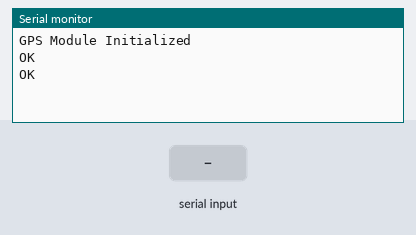
Recording of a sketch running on a simulated Arduino Uno, built with avr-gcc and run on an emulated ATmega328P. Parts: the last lines printed to the serial monitor. Inputs (shaded band) come from the test bench. The modem accepts every AT command (registered, SIM ready, sends succeed) and sends nothing else.

Above: at 7.2 s.
7.3 s: "$GPRMC\n" received over Serial
At 8.2 s:
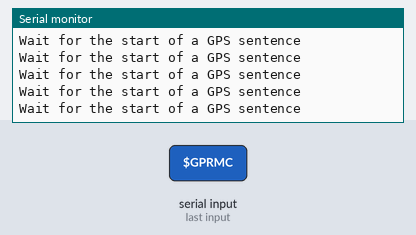
9.2 s: "$GPRMC90\n" received over Serial
At 12.0 s:
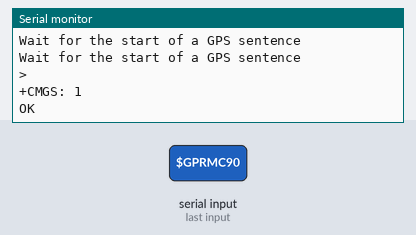
12.2 s: "$GPRMC\n" received over the second serial link
At 13.4 s:
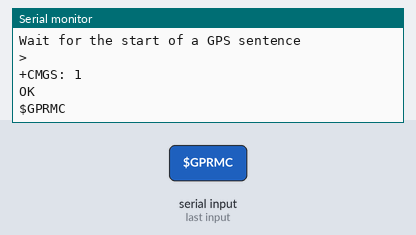
13.7 s: "90,45\n" received over the second serial link
At 14.7 s:
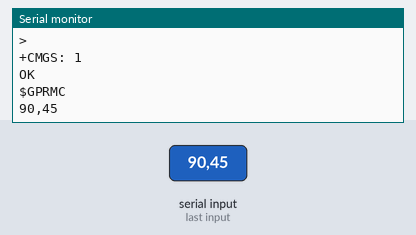
15.2 s: "90,45\n" received over Serial
At 16.2 s:
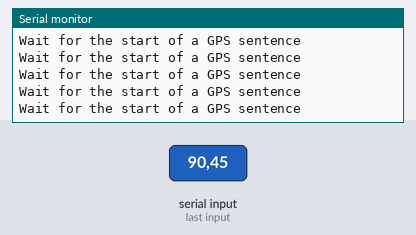

The sketch:

Test.ino
```cpp
#include <SoftwareSerial.h>


// Define the pins for the SoftwareSerial communication

#define D2 2//D3
#define D3 3 //D4
#define D4 4 //D4

SoftwareSerial sim800l(D2, D3); // RX, TX

void setup() {
  // Open serial communication with the GPS module
  Serial.begin(9600);
  Serial.println("GPS Module Initialized");

  // Initialize SoftwareSerial for communication with the SIM800L module
  sim800l.begin(9600);

  // Reset the SIM800L module
  pinMode(D4, OUTPUT); // Connect SIM800L RST pin to D4
  digitalWrite(D4, LOW); // Set LOW to enable the module
  delay(1000);
  digitalWrite(D4, HIGH); // Set HIGH to exit reset mode
  delay(3000);

  // Initialize the SIM800L module
  sim800l.println("AT");
  delay(1000);
  sim800l.println("AT+CMGF=1"); // Set SMS text mode
  delay(1000);
}

void loop() {
  if (Serial.available()) {
    String message = Serial.readStringUntil('\n');
    sendMessage(message);
  }

  if (sim800l.available()) {
    Serial.write(sim800l.read());
  }
}

void sendMessage(String message) {
  // Get GPS coordinates
  String location = getGPSLocation();

  // Construct the message
  String fullMessage = "Emergency! Location: " + location + "\n" + message;

  // Send the SMS
  sim800l.println("AT+CMGS=\"+918698437788\""); // Replace PHONE_NUMBER with the recipient's phone number
  delay(1000);
  sim800l.print(fullMessage);
  delay(100);
  sim800l.write(26); // Send Ctrl+Z to indicate the end of the message
  delay(1000);
}

String getGPSLocation() {
  // Wait for a valid GPS fix
  while (!Serial.available() || Serial.read() != '$') {
    // Wait for the start of a GPS sentence
      Serial.println("Wait for the start of a GPS sentence");
  }

  // Read the GPS data
  String sentence = Serial.readStringUntil('\n');

  if (sentence.startsWith("$GPRMC")) {
    // Parse the sentence to get latitude and longitude
    char lat[12], lon[12];
    if (sscanf(sentence.c_str(), "$GPRMC,%*f,%*c,%*f,%*c,%s,%*f,%s", lat, lon) == 2) {
      return "Lat: " + String(lat) + ", Lon: " + String(lon);
    }
  }

  return "Location not available";
}
```

Measured:
- after the input at 7.3 s, the serial monitor: prints a new line at once (image 1)
- after the input at 9.2 s, the serial monitor: prints a new line after 2.2 s (image 2)
- after the input at 12.2 s, the serial monitor: prints a new line at once (image 3)
- after the input at 13.7 s, the serial monitor: prints a new line at once (image 4)
- after the input at 15.2 s, the serial monitor: prints a new line at once (image 5)
